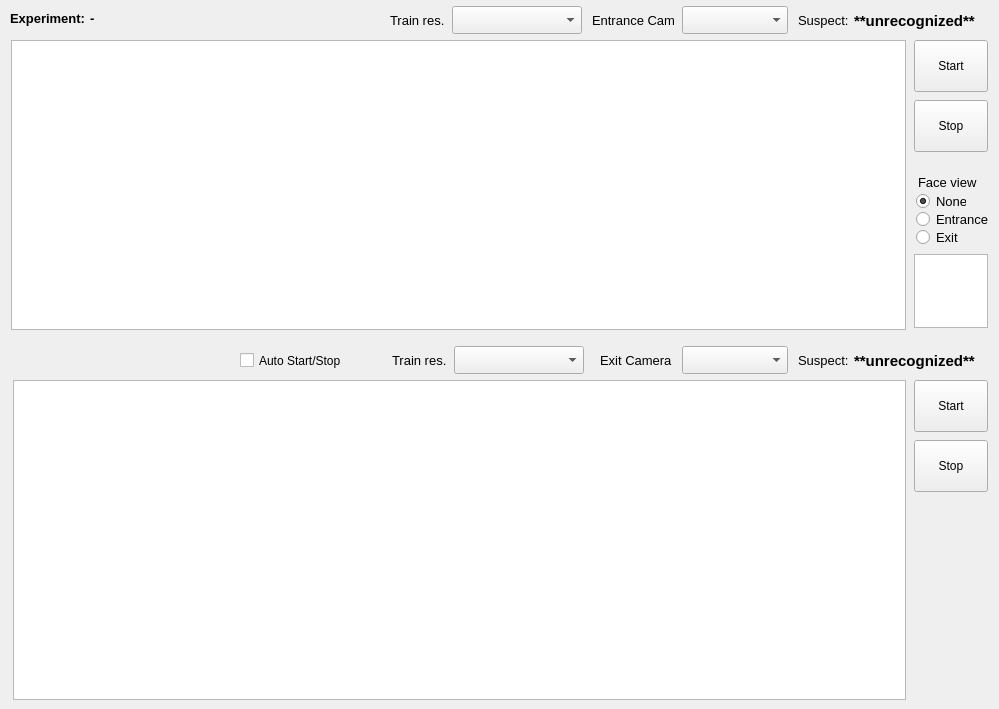
   <widget class="QWidget" name="tab_11">
    <attribute name="title">
     <string>Suspects Control</string>
    </attribute>
    <widget class="QGraphicsView" name="control_graphics_1">
     <property name="geometry">
      <rect>
       <x>11</x>
       <y>40</y>
       <width>895</width>
       <height>290</height>
      </rect>
     </property>
    </widget>
    <widget class="QPushButton" name="control_record_faces_1">
     <property name="geometry">
      <rect>
       <x>914</x>
       <y>40</y>
       <width>74</width>
       <height>52</height>
      </rect>
     </property>
     <property name="text">
      <string>Start</string>
     </property>
    </widget>
    <widget class="QLabel" name="label_81">
     <property name="geometry">
      <rect>
       <x>592</x>
       <y>12</y>
       <width>88</width>
       <height>17</height>
      </rect>
     </property>
     <property name="font">
      <font>
       <family>Arial</family>
       <pointsize>10</pointsize>
       <weight>50</weight>
       <italic>false</italic>
       <bold>false</bold>
      </font>
     </property>
     <property name="text">
      <string>Entrance Cam</string>
     </property>
    </widget>
    <widget class="QComboBox" name="control_camera_1">
     <property name="geometry">
      <rect>
       <x>682</x>
       <y>6</y>
       <width>106</width>
       <height>28</height>
      </rect>
     </property>
    </widget>
    <widget class="QPushButton" name="control_record_stop_record_1">
     <property name="geometry">
      <rect>
       <x>914</x>
       <y>100</y>
       <width>74</width>
       <height>52</height>
      </rect>
     </property>
     <property name="text">
      <string>Stop</string>
     </property>
    </widget>
    <widget class="QPushButton" name="control_record_faces_2">
     <property name="geometry">
      <rect>
       <x>914</x>
       <y>380</y>
       <width>74</width>
       <height>52</height>
      </rect>
     </property>
     <property name="text">
      <string>Start</string>
     </property>
    </widget>
    <widget class="QComboBox" name="control_camera_2">
     <property name="geometry">
      <rect>
       <x>682</x>
       <y>346</y>
       <width>106</width>
       <height>28</height>
      </rect>
     </property>
    </widget>
    <widget class="QGraphicsView" name="control_graphics_2">
     <property name="geometry">
      <rect>
       <x>13</x>
       <y>380</y>
       <width>893</width>
       <height>320</height>
      </rect>
     </property>
    </widget>
    <widget class="QPushButton" name="control_record_stop_record_2">
     <property name="geometry">
      <rect>
       <x>914</x>
       <y>440</y>
       <width>74</width>
       <height>52</height>
      </rect>
     </property>
     <property name="text">
      <string>Stop</string>
     </property>
    </widget>
    <widget class="QLabel" name="label_82">
     <property name="geometry">
      <rect>
       <x>600</x>
       <y>352</y>
       <width>78</width>
       <height>17</height>
      </rect>
     </property>
     <property name="font">
      <font>
       <family>Arial</family>
       <pointsize>10</pointsize>
       <weight>50</weight>
       <italic>false</italic>
       <bold>false</bold>
      </font>
     </property>
     <property name="text">
      <string>Exit Camera</string>
     </property>
    </widget>
    <widget class="QGraphicsView" name="control_graphics_face">
     <property name="geometry">
      <rect>
       <x>914</x>
       <y>254</y>
       <width>74</width>
       <height>74</height>
      </rect>
     </property>
    </widget>
    <widget class="QLabel" name="label_83">
     <property name="geometry">
      <rect>
       <x>918</x>
       <y>174</y>
       <width>62</width>
       <height>17</height>
      </rect>
     </property>
     <property name="font">
      <font>
       <family>Arial</family>
       <pointsize>10</pointsize>
       <weight>50</weight>
       <italic>false</italic>
       <bold>false</bold>
      </font>
     </property>
     <property name="text">
      <string>Face view</string>
     </property>
    </widget>
    <widget class="QLabel" name="control_experiment">
     <property name="geometry">
      <rect>
       <x>90</x>
       <y>10</y>
       <width>260</width>
       <height>17</height>
      </rect>
     </property>
     <property name="font">
      <font>
       <family>Arial</family>
       <pointsize>10</pointsize>
       <weight>75</weight>
       <italic>false</italic>
       <bold>true</bold>
      </font>
     </property>
     <property name="layoutDirection">
      <enum>Qt::LeftToRight</enum>
     </property>
     <property name="text">
      <string>-</string>
     </property>
     <property name="alignment">
      <set>Qt::AlignLeading|Qt::AlignLeft|Qt::AlignVCenter</set>
     </property>
    </widget>
    <widget class="QLabel" name="label_80">
     <property name="geometry">
      <rect>
       <x>10</x>
       <y>10</y>
       <width>80</width>
       <height>17</height>
      </rect>
     </property>
     <property name="font">
      <font>
       <family>Arial</family>
       <pointsize>10</pointsize>
       <weight>75</weight>
       <italic>false</italic>
       <bold>true</bold>
      </font>
     </property>
     <property name="layoutDirection">
      <enum>Qt::LeftToRight</enum>
     </property>
     <property name="text">
      <string>Experiment:</string>
     </property>
     <property name="alignment">
      <set>Qt::AlignLeading|Qt::AlignLeft|Qt::AlignVCenter</set>
     </property>
    </widget>
    <widget class="QComboBox" name="control_train_1">
     <property name="geometry">
      <rect>
       <x>452</x>
       <y>6</y>
       <width>130</width>
       <height>28</height>
      </rect>
     </property>
    </widget>
    <widget class="QLabel" name="label_84">
     <property name="geometry">
      <rect>
       <x>390</x>
       <y>12</y>
       <width>58</width>
       <height>17</height>
      </rect>
     </property>
     <property name="font">
      <font>
       <family>Arial</family>
       <pointsize>10</pointsize>
       <weight>50</weight>
       <italic>false</italic>
       <bold>false</bold>
      </font>
     </property>
     <property name="text">
      <string>Train res.</string>
     </property>
    </widget>
    <widget class="QComboBox" name="control_train_2">
     <property name="geometry">
      <rect>
       <x>454</x>
       <y>346</y>
       <width>130</width>
       <height>28</height>
      </rect>
     </property>
    </widget>
    <widget class="QLabel" name="label_85">
     <property name="geometry">
      <rect>
       <x>392</x>
       <y>352</y>
       <width>58</width>
       <height>17</height>
      </rect>
     </property>
     <property name="font">
      <font>
       <family>Arial</family>
       <pointsize>10</pointsize>
       <weight>50</weight>
       <italic>false</italic>
       <bold>false</bold>
      </font>
     </property>
     <property name="text">
      <string>Train res.</string>
     </property>
    </widget>
    <widget class="QLabel" name="label_86">
     <property name="geometry">
      <rect>
       <x>798</x>
       <y>12</y>
       <width>52</width>
       <height>17</height>
      </rect>
     </property>
     <property name="font">
      <font>
       <family>Arial</family>
       <pointsize>10</pointsize>
       <weight>50</weight>
       <italic>false</italic>
       <bold>false</bold>
      </font>
     </property>
     <property name="text">
      <string>Suspect:</string>
     </property>
    </widget>
    <widget class="QLabel" name="label_87">
     <property name="geometry">
      <rect>
       <x>798</x>
       <y>352</y>
       <width>52</width>
       <height>17</height>
      </rect>
     </property>
     <property name="font">
      <font>
       <family>Arial</family>
       <pointsize>10</pointsize>
       <weight>50</weight>
       <italic>false</italic>
       <bold>false</bold>
      </font>
     </property>
     <property name="text">
      <string>Suspect:</string>
     </property>
    </widget>
    <widget class="QLabel" name="control_suspect_1">
     <property name="geometry">
      <rect>
       <x>854</x>
       <y>12</y>
       <width>132</width>
       <height>17</height>
      </rect>
     </property>
     <property name="font">
      <font>
       <family>Arial</family>
       <pointsize>11</pointsize>
       <weight>75</weight>
       <italic>false</italic>
       <bold>true</bold>
      </font>
     </property>
     <property name="text">
      <string>**unrecognized**</string>
     </property>
    </widget>
    <widget class="QLabel" name="control_suspect_2">
     <property name="geometry">
      <rect>
       <x>854</x>
       <y>352</y>
       <width>132</width>
       <height>17</height>
      </rect>
     </property>
     <property name="font">
      <font>
       <family>Arial</family>
       <pointsize>11</pointsize>
       <weight>75</weight>
       <italic>false</italic>
       <bold>true</bold>
      </font>
     </property>
     <property name="text">
      <string>**unrecognized**</string>
     </property>
    </widget>
    <widget class="QRadioButton" name="control_face_opt_entrance">
     <property name="geometry">
      <rect>
       <x>916</x>
       <y>208</y>
       <width>74</width>
       <height>22</height>
      </rect>
     </property>
     <property name="font">
      <font>
       <family>Arial</family>
       <pointsize>10</pointsize>
       <weight>50</weight>
       <bold>false</bold>
      </font>
     </property>
     <property name="toolTip">
      <string>Set Delta to calc Delta ou set Points to calc Points</string>
     </property>
     <property name="text">
      <string>Entrance</string>
     </property>
     <property name="checked">
      <bool>false</bool>
     </property>
    </widget>
    <widget class="QRadioButton" name="control_face_opt_exit">
     <property name="geometry">
      <rect>
       <x>916</x>
       <y>226</y>
       <width>50</width>
       <height>22</height>
      </rect>
     </property>
     <property name="font">
      <font>
       <family>Arial</family>
       <pointsize>10</pointsize>
       <weight>50</weight>
       <bold>false</bold>
      </font>
     </property>
     <property name="toolTip">
      <string>Set Delta to calc Delta ou set Points to calc Points</string>
     </property>
     <property name="text">
      <string>Exit</string>
     </property>
     <property name="checked">
      <bool>false</bool>
     </property>
    </widget>
    <widget class="QRadioButton" name="control_face_opt_exit_2">
     <property name="geometry">
      <rect>
       <x>916</x>
       <y>190</y>
       <width>50</width>
       <height>22</height>
      </rect>
     </property>
     <property name="font">
      <font>
       <family>Arial</family>
       <pointsize>10</pointsize>
       <weight>50</weight>
       <bold>false</bold>
      </font>
     </property>
     <property name="toolTip">
      <string>Set Delta to calc Delta ou set Points to calc Points</string>
     </property>
     <property name="text">
      <string>None</string>
     </property>
     <property name="checked">
      <bool>true</bool>
     </property>
    </widget>
    <widget class="QCheckBox" name="control_auto_1">
     <property name="geometry">
      <rect>
       <x>240</x>
       <y>350</y>
       <width>112</width>
       <height>21</height>
      </rect>
     </property>
     <property name="text">
      <string>Auto Start/Stop</string>
     </property>
    </widget>
   </widget>
